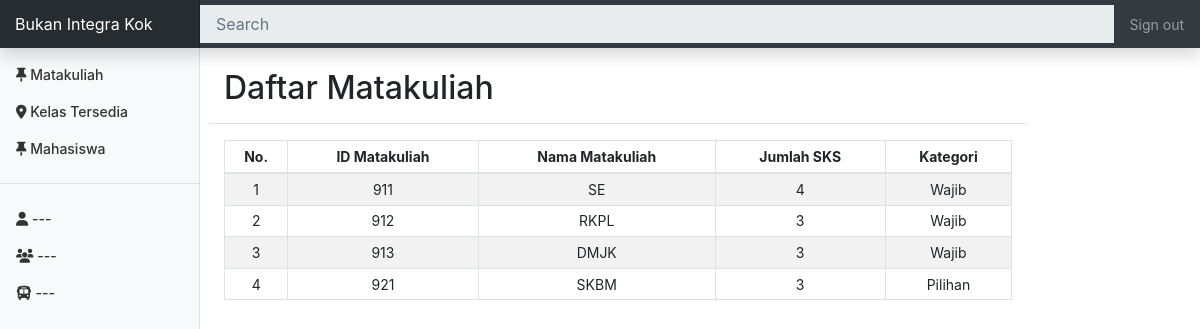
/index.php/home/matakuliah, run on the app's committed database.
### tables this page shows
CREATE TABLE `matakuliah` (
  `id_matkul` int(3) NOT NULL,
  `nama_matkul` varchar(30) NOT NULL,
  `sks` int(11) NOT NULL,
  `kategori` enum('Wajib','Pilihan') NOT NULL
);

### application/controllers/Home.php (called while the page is built, shortened)
<?php
class Home extends CI_Controller {
	public function __construct()
	{
	  	$this->load->helper(array('url', 'html', 'form'));
	  	$this->load->library('session');
	  	$this->load->database();
	  	$this->load->model('View_mhs', 'v_m');
	  	$this->load->model('View_kelas', 'v_k');
	  	$this->load->model('View_frs', 'v_f');
	  	$this->load->model('View_matakuliah', 'v_mk');
	  	$this->load->model('View_tempuh', 'v_t');
	}
	public function matakuliah()
	{
		$get = $this->v_mk->getMatakuliah("id_matkul, nama_matkul, sks, kategori");
		$matkul = array(
			'apa' => 'aja',
			'sabeb' => 'lah',
			'new' => $get
		);
		$this->load->view('dashboard/header2');
		$this->load->view('matakuliah', $matkul);
		$this->load->view('dashboard/footer2');
	}
}

### index.php (called while the page is built, shortened)
<?php
require_once BASEPATH.'core/CodeIgniter.php';

### application/models/View_matakuliah.php (called while the page is built, shortened)
<?php
class View_matakuliah extends CI_Model {
	public function getMatakuliah($kolom = "", $matakuliah = "")
	{
		$this->db->select($kolom);
		$query = $this->db->get('matakuliah');
		return $query->result_array();
	}
}

### application/views/Matakuliah.php (the view, shortened to what this page needs)
<div class="row">
    <div class="pt-5 pb-2 mb-3 border-bottom col-md-10">
    	<div class="row">
    		<div class="col-8">
	        	<h1 class="h2">Daftar Matakuliah</h1>
	        </div>
    	</div>
    </div>
	<div class="col-md-10">
		<div class="table-responsive-md">
			<div class="table">
				<table class="table table-bordered table-striped table-sm">
				<thead class="text-center">
	                <tr>
	                  	<th class="align-middle">No.</th>
	                 	<th class="align-middle">ID Matakuliah</th>
	                  	<th class="align-middle">Nama Matakuliah</th>
	                  	<th class="align-middle">Jumlah SKS</th>
	                  	<th class="align-middle">Kategori</th>
	                </tr>
              	</thead>
              	<tbody>
              		<?php
		                foreach($new as $matkul => $isi)
		                {
	                ?>
	                 	<tr>
		                    <td class="align-middle text-center"><?php echo ($matkul+1); ?></td>
		                    <td class="align-middle text-center"><?php echo $isi['id_matkul']; ?></td>
		                    <td class="align-middle text-center"><?php echo $isi['nama_matkul']; ?></td>
		                    <td class="align-middle text-center"><?php echo $isi['sks']; ?></td>
		                    <td class="align-middle text-center"><?php echo $isi['kategori']; ?></td>
	                  	</tr>
	              <?php }?>
              	</tbody>
              	</table>
			</div>
		</div>
	</div>
</div>

### assets/css/dashboard.css (style rules this page uses)
body { font-size: .875rem; }
.border-bottom { border-bottom: 1px solid #e5e5e5; }

### data on the page
matakuliah: id_matkul "911", nama_matkul "SE", sks "4", kategori "Wajib"
matakuliah: id_matkul "912", nama_matkul "RKPL", sks "3", kategori "Wajib"
matakuliah: id_matkul "913", nama_matkul "DMJK", sks "3", kategori "Wajib"
matakuliah: id_matkul "921", nama_matkul "SKBM", sks "3", kategori "Pilihan"
